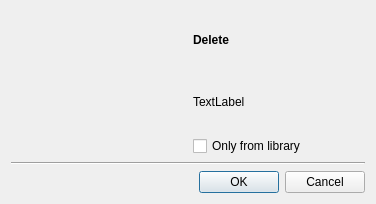
<?xml version="1.0" encoding="UTF-8"?>
<ui version="4.0">
 <class>GUI_DeleteDialog</class>
 <widget class="QDialog" name="GUI_DeleteDialog">
  <property name="geometry">
   <rect>
    <x>0</x>
    <y>0</y>
    <width>376</width>
    <height>204</height>
   </rect>
  </property>
  <property name="windowTitle">
   <string notr="true"/>
  </property>
  <layout class="QGridLayout" name="gridLayout">
   <property name="horizontalSpacing">
    <number>10</number>
   </property>
   <item row="1" column="1">
    <widget class="QLabel" name="labInfo">
     <property name="text">
      <string notr="true">TextLabel</string>
     </property>
    </widget>
   </item>
   <item row="3" column="0" colspan="2">
    <widget class="Line" name="line">
     <property name="orientation">
      <enum>Qt::Horizontal</enum>
     </property>
    </widget>
   </item>
   <item row="0" column="0" rowspan="2">
    <widget class="QLabel" name="labIcon">
     <property name="styleSheet">
      <string notr="true">min-width: 10ex; min-height: 10ex; max-height: 10ex; max-width: 10ex;</string>
     </property>
     <property name="text">
      <string/>
     </property>
     <property name="scaledContents">
      <bool>true</bool>
     </property>
    </widget>
   </item>
   <item row="0" column="1">
    <widget class="QLabel" name="labWarning">
     <property name="font">
      <font>
       <weight>75</weight>
       <bold>true</bold>
      </font>
     </property>
     <property name="text">
      <string notr="true">Delete</string>
     </property>
    </widget>
   </item>
   <item row="2" column="1">
    <widget class="QCheckBox" name="cbOnlyFromLibrary">
     <property name="text">
      <string notr="true">Only from library</string>
     </property>
    </widget>
   </item>
   <item row="4" column="0" colspan="2">
    <widget class="QDialogButtonBox" name="buttonBox">
     <property name="standardButtons">
      <set>QDialogButtonBox::Cancel|QDialogButtonBox::Ok</set>
     </property>
    </widget>
   </item>
  </layout>
 </widget>
 <resources/>
 <connections/>
</ui>
